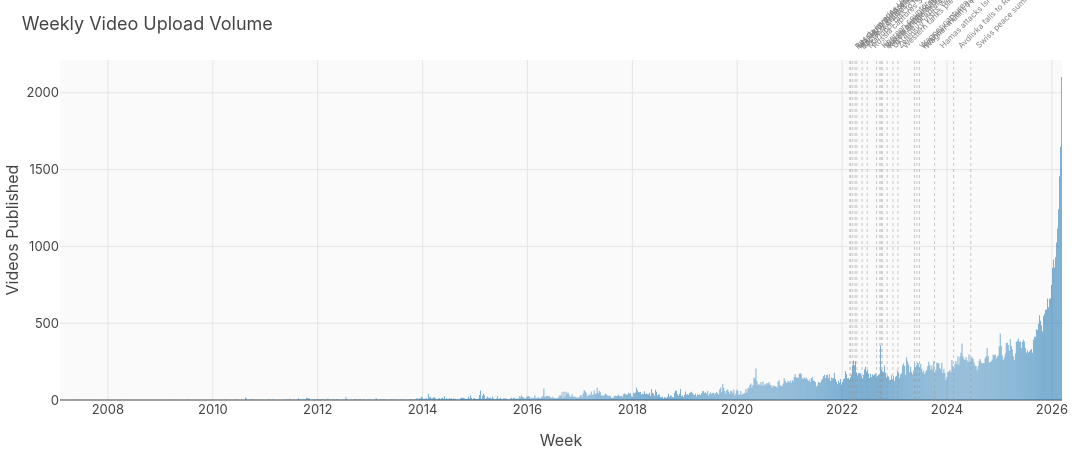

Source (notebook cell):
### Code cell
# Video upload volume over time
fig_vol = go.Figure()
fig_vol.add_trace(go.Bar(x=weekly['week'], y=weekly['video_count'],
    name='Videos Published', marker_color=COLORS['primary'], opacity=0.7))
fig_vol = add_event_annotations(fig_vol)
fig_vol.update_layout(title='Weekly Video Upload Volume', height=450, width=1100,
    xaxis_title='Week', yaxis_title='Videos Published')
fig_vol.show()

### Figure 1 — Plotly figure (JSON) as saved in the notebook; plotly's stock layout.template omitted (floating-point values rounded to 4 significant figures; data arrays with more than 128 entries replaced by an {"elided": "..."} marker saying what was removed)
{"data": [{"marker": {"color": "#1f77b4"}, "name": "Videos Published", "opacity": 0.7, "type": "bar", "x": {"elided": "784 str values"}, "y": {"elided": "784 int values"}}], "layout": {"annotations": [{"font": {"color": "gray", "size": 8}, "showarrow": false, "text": "Russia invades Ukraine", "textangle": -45, "x": "2022-02-24T00:00:00+00:00", "xanchor": "left", "y": 1.02, "yanchor": "bottom", "yref": "paper"}, {"font": {"color": "gray", "size": 8}, "showarrow": false, "text": "UN General Assembly condemns invasion", "textangle": -45, "x": "2022-03-02T00:00:00+00:00", "xanchor": "left", "y": 1.02, "yanchor": "bottom", "yref": "paper"}, {"font": {"color": "gray", "size": 8}, "showarrow": false, "text": "Mariupol theatre airstrike", "textangle": -45, "x": "2022-03-16T00:00:00+00:00", "xanchor": "left", "y": 1.02, "yanchor": "bottom", "yref": "paper"}, {"font": {"color": "gray", "size": 8}, "showarrow": false, "text": "Bucha massacre revealed", "textangle": -45, "x": "2022-04-02T00:00:00+00:00", "xanchor": "left", "y": 1.02, "yanchor": "bottom", "yref": "paper"}, {"font": {"color": "gray", "size": 8}, "showarrow": false, "text": "Moskva cruiser sunk", "textangle": -45, "x": "2022-04-14T00:00:00+00:00", "xanchor": "left", "y": 1.02, "yanchor": "bottom", "yref": "paper"}, {"font": {"color": "gray", "size": 8}, "showarrow": false, "text": "Mariupol falls to Russia", "textangle": -45, "x": "2022-05-20T00:00:00+00:00", "xanchor": "left", "y": 1.02, "yanchor": "bottom", "yref": "paper"}, {"font": {"color": "gray", "size": 8}, "showarrow": false, "text": "Russia captures Severodonetsk", "textangle": -45, "x": "2022-06-25T00:00:00+00:00", "xanchor": "left", "y": 1.02, "yanchor": "bottom", "yref": "paper"}, {"font": {"color": "gray", "size": 8}, "showarrow": false, "text": "Kherson counter-offensive begins", "textangle": -45, "x": "2022-08-29T00:00:00+00:00", "xanchor": "left", "y": 1.02, "yanchor": "bottom", "yref": "paper"}, {"font": {"color": "gray", "size": 8}, "showarrow": false, "text": "Russia announces partial mobilization", "textangle": -45, "x": "2022-09-21T00:00:00+00:00", "xanchor": "left", "y": 1.02, "yanchor": "bottom", "yref": "paper"}, {"font": {"color": "gray", "size": 8}, "showarrow": false, "text": "Russia annexes four regions", "textangle": -45, "x": "2022-09-30T00:00:00+00:00", "xanchor": "left", "y": 1.02, "yanchor": "bottom", "yref": "paper"}, {"font": {"color": "gray", "size": 8}, "showarrow": false, "text": "Kerch Bridge explosion", "textangle": -45, "x": "2022-10-08T00:00:00+00:00", "xanchor": "left", "y": 1.02, "yanchor": "bottom", "yref": "paper"}, {"font": {"color": "gray", "size": 8}, "showarrow": false, "text": "Ukraine recaptures Kherson", "textangle": -45, "x": "2022-11-11T00:00:00+00:00", "xanchor": "left", "y": 1.02, "yanchor": "bottom", "yref": "paper"}, {"font": {"color": "gray", "size": 8}, "showarrow": false, "text": "Zelensky visits Washington", "textangle": -45, "x": "2022-12-21T00:00:00+00:00", "xanchor": "left", "y": 1.02, "yanchor": "bottom", "yref": "paper"}, {"font": {"color": "gray", "size": 8}, "showarrow": false, "text": "Western tanks pledged to Ukraine", "textangle": -45, "x": "2023-01-25T00:00:00+00:00", "xanchor": "left", "y": 1.02, "yanchor": "bottom", "yref": "paper"}, {"font": {"color": "gray", "size": 8}, "showarrow": false, "text": "Wagner captures Bakhmut", "textangle": -45, "x": "2023-05-20T00:00:00+00:00", "xanchor": "left", "y": 1.02, "yanchor": "bottom", "yref": "paper"}, {"font": {"color": "gray", "size": 8}, "showarrow": false, "text": "Kakhovka Dam destruction", "textangle": -45, "x": "2023-06-06T00:00:00+00:00", "xanchor": "left", "y": 1.02, "yanchor": "bottom", "yref": "paper"}, {"font": {"color": "gray", "size": 8}, "showarrow": false, "text": "Wagner mutiny / Prigozhin march", "textangle": -45, "x": "2023-06-24T00:00:00+00:00", "xanchor": "left", "y": 1.02, "yanchor": "bottom", "yref": "paper"}, {"font": {"color": "gray", "size": 8}, "showarrow": false, "text": "Hamas attacks Israel (attention shift)", "textangle": -45, "x": "2023-10-07T00:00:00+00:00", "xanchor": "left", "y": 1.02, "yanchor": "bottom", "yref": "paper"}, {"font": {"color": "gray", "size": 8}, "showarrow": false, "text": "Avdiivka falls to Russia", "textangle": -45, "x": "2024-02-17T00:00:00+00:00", "xanchor": "left", "y": 1.02, "yanchor": "bottom", "yref": "paper"}, {"font": {"color": "gray", "size": 8}, "showarrow": false, "text": "Swiss peace summit", "textangle": -45, "x": "2024-06-15T00:00:00+00:00", "xanchor": "left", "y": 1.02, "yanchor": "bottom", "yref": "paper"}], "height": 450, "shapes": [{"line": {"color": "rgba(150,150,150,0.5)", "dash": "dot", "width": 1}, "type": "line", "x0": "2022-02-24T00:00:00+00:00", "x1": "2022-02-24T00:00:00+00:00", "xref": "x", "y0": 0, "y1": 1, "yref": "y domain"}, {"line": {"color": "rgba(150,150,150,0.5)", "dash": "dot", "width": 1}, "type": "line", "x0": "2022-03-02T00:00:00+00:00", "x1": "2022-03-02T00:00:00+00:00", "xref": "x", "y0": 0, "y1": 1, "yref": "y domain"}, {"line": {"color": "rgba(150,150,150,0.5)", "dash": "dot", "width": 1}, "type": "line", "x0": "2022-03-16T00:00:00+00:00", "x1": "2022-03-16T00:00:00+00:00", "xref": "x", "y0": 0, "y1": 1, "yref": "y domain"}, {"line": {"color": "rgba(150,150,150,0.5)", "dash": "dot", "width": 1}, "type": "line", "x0": "2022-04-02T00:00:00+00:00", "x1": "2022-04-02T00:00:00+00:00", "xref": "x", "y0": 0, "y1": 1, "yref": "y domain"}, {"line": {"color": "rgba(150,150,150,0.5)", "dash": "dot", "width": 1}, "type": "line", "x0": "2022-04-14T00:00:00+00:00", "x1": "2022-04-14T00:00:00+00:00", "xref": "x", "y0": 0, "y1": 1, "yref": "y domain"}, {"line": {"color": "rgba(150,150,150,0.5)", "dash": "dot", "width": 1}, "type": "line", "x0": "2022-05-20T00:00:00+00:00", "x1": "2022-05-20T00:00:00+00:00", "xref": "x", "y0": 0, "y1": 1, "yref": "y domain"}, {"line": {"color": "rgba(150,150,150,0.5)", "dash": "dot", "width": 1}, "type": "line", "x0": "2022-06-25T00:00:00+00:00", "x1": "2022-06-25T00:00:00+00:00", "xref": "x", "y0": 0, "y1": 1, "yref": "y domain"}, {"line": {"color": "rgba(150,150,150,0.5)", "dash": "dot", "width": 1}, "type": "line", "x0": "2022-08-29T00:00:00+00:00", "x1": "2022-08-29T00:00:00+00:00", "xref": "x", "y0": 0, "y1": 1, "yref": "y domain"}, {"line": {"color": "rgba(150,150,150,0.5)", "dash": "dot", "width": 1}, "type": "line", "x0": "2022-09-21T00:00:00+00:00", "x1": "2022-09-21T00:00:00+00:00", "xref": "x", "y0": 0, "y1": 1, "yref": "y domain"}, {"line": {"color": "rgba(150,150,150,0.5)", "dash": "dot", "width": 1}, "type": "line", "x0": "2022-09-30T00:00:00+00:00", "x1": "2022-09-30T00:00:00+00:00", "xref": "x", "y0": 0, "y1": 1, "yref": "y domain"}, {"line": {"color": "rgba(150,150,150,0.5)", "dash": "dot", "width": 1}, "type": "line", "x0": "2022-10-08T00:00:00+00:00", "x1": "2022-10-08T00:00:00+00:00", "xref": "x", "y0": 0, "y1": 1, "yref": "y domain"}, {"line": {"color": "rgba(150,150,150,0.5)", "dash": "dot", "width": 1}, "type": "line", "x0": "2022-11-11T00:00:00+00:00", "x1": "2022-11-11T00:00:00+00:00", "xref": "x", "y0": 0, "y1": 1, "yref": "y domain"}, {"line": {"color": "rgba(150,150,150,0.5)", "dash": "dot", "width": 1}, "type": "line", "x0": "2022-12-21T00:00:00+00:00", "x1": "2022-12-21T00:00:00+00:00", "xref": "x", "y0": 0, "y1": 1, "yref": "y domain"}, {"line": {"color": "rgba(150,150,150,0.5)", "dash": "dot", "width": 1}, "type": "line", "x0": "2023-01-25T00:00:00+00:00", "x1": "2023-01-25T00:00:00+00:00", "xref": "x", "y0": 0, "y1": 1, "yref": "y domain"}, {"line": {"color": "rgba(150,150,150,0.5)", "dash": "dot", "width": 1}, "type": "line", "x0": "2023-05-20T00:00:00+00:00", "x1": "2023-05-20T00:00:00+00:00", "xref": "x", "y0": 0, "y1": 1, "yref": "y domain"}, {"line": {"color": "rgba(150,150,150,0.5)", "dash": "dot", "width": 1}, "type": "line", "x0": "2023-06-06T00:00:00+00:00", "x1": "2023-06-06T00:00:00+00:00", "xref": "x", "y0": 0, "y1": 1, "yref": "y domain"}, {"line": {"color": "rgba(150,150,150,0.5)", "dash": "dot", "width": 1}, "type": "line", "x0": "2023-06-24T00:00:00+00:00", "x1": "2023-06-24T00:00:00+00:00", "xref": "x", "y0": 0, "y1": 1, "yref": "y domain"}, {"line": {"color": "rgba(150,150,150,0.5)", "dash": "dot", "width": 1}, "type": "line", "x0": "2023-10-07T00:00:00+00:00", "x1": "2023-10-07T00:00:00+00:00", "xref": "x", "y0": 0, "y1": 1, "yref": "y domain"}, {"line": {"color": "rgba(150,150,150,0.5)", "dash": "dot", "width": 1}, "type": "line", "x0": "2024-02-17T00:00:00+00:00", "x1": "2024-02-17T00:00:00+00:00", "xref": "x", "y0": 0, "y1": 1, "yref": "y domain"}, {"line": {"color": "rgba(150,150,150,0.5)", "dash": "dot", "width": 1}, "type": "line", "x0": "2024-06-15T00:00:00+00:00", "x1": "2024-06-15T00:00:00+00:00", "xref": "x", "y0": 0, "y1": 1, "yref": "y domain"}], "title": {"text": "Weekly Video Upload Volume"}, "width": 1100, "xaxis": {"title": {"text": "Week"}}, "yaxis": {"title": {"text": "Videos Published"}}}}
